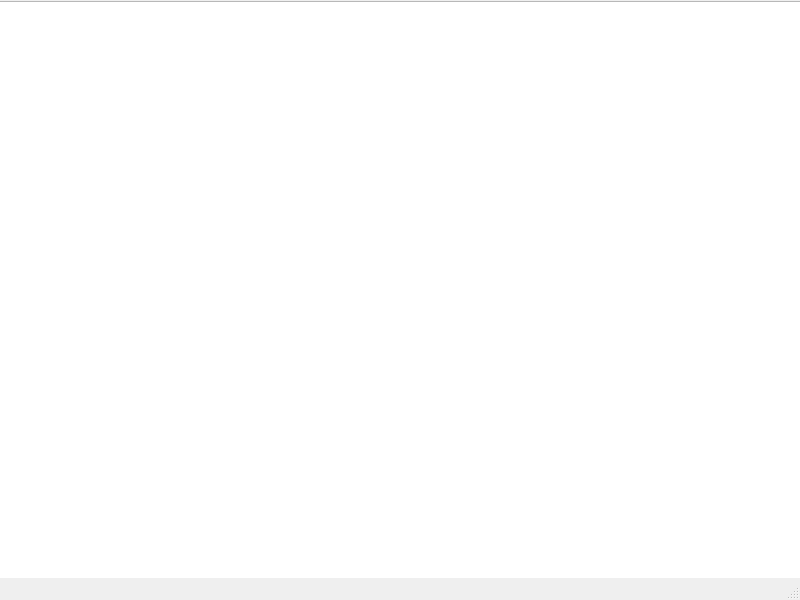
<?xml version="1.0" encoding="UTF-8"?>
<ui version="4.0">
 <class>MainWindow</class>
 <widget class="QMainWindow" name="MainWindow">
  <property name="geometry">
   <rect>
    <x>0</x>
    <y>0</y>
    <width>800</width>
    <height>600</height>
   </rect>
  </property>
  <property name="windowTitle">
   <string>MainWindow</string>
  </property>
  <widget class="QWidget" name="centralwidget">
   <widget class="QTableView" name="tableView">
    <property name="geometry">
     <rect>
      <x>-5</x>
      <y>1</y>
      <width>811</width>
      <height>581</height>
     </rect>
    </property>
   </widget>
  </widget>
  <widget class="QMenuBar" name="menubar">
   <property name="geometry">
    <rect>
     <x>0</x>
     <y>0</y>
     <width>800</width>
     <height>26</height>
    </rect>
   </property>
  </widget>
  <widget class="QStatusBar" name="statusbar"/>
 </widget>
 <resources/>
 <connections/>
</ui>
